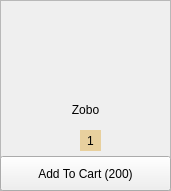
      <widget class="QFrame" name="frame_44">
       <property name="geometry">
        <rect>
         <x>130</x>
         <y>50</y>
         <width>171</width>
         <height>191</height>
        </rect>
       </property>
       <property name="frameShape">
        <enum>QFrame::StyledPanel</enum>
       </property>
       <property name="frameShadow">
        <enum>QFrame::Raised</enum>
       </property>
       <widget class="QLabel" name="label_83">
        <property name="geometry">
         <rect>
          <x>30</x>
          <y>10</y>
          <width>111</width>
          <height>91</height>
         </rect>
        </property>
        <property name="text">
         <string/>
        </property>
        <property name="pixmap">
         <pixmap resource="../icons/place.qrc">:/Assets/c4307a85-08dd-49d2-8221-2ded5b0b4697.png</pixmap>
        </property>
        <property name="scaledContents">
         <bool>true</bool>
        </property>
       </widget>
       <widget class="QLabel" name="label_84">
        <property name="geometry">
         <rect>
          <x>55</x>
          <y>100</y>
          <width>61</width>
          <height>20</height>
         </rect>
        </property>
        <property name="styleSheet">
         <string notr="true">background-color: transparent;
padding-bottom: -3;
border: 0;
font: 11pt &quot;Agency FB&quot;;</string>
        </property>
        <property name="text">
         <string>Zobo</string>
        </property>
        <property name="alignment">
         <set>Qt::AlignCenter</set>
        </property>
        <property name="wordWrap">
         <bool>true</bool>
        </property>
       </widget>
       <widget class="QPushButton" name="zobominus">
        <property name="geometry">
         <rect>
          <x>60</x>
          <y>130</y>
          <width>21</width>
          <height>23</height>
         </rect>
        </property>
        <property name="styleSheet">
         <string notr="true">QPushButton{
border: 0;}
QPushButton:hover{
padding-left: -2px;
}
QPushButton:pressed{
padding-left: -5px;
}</string>
        </property>
        <property name="text">
         <string/>
        </property>
        <property name="icon">
         <iconset resource="../icons/place.qrc">
          <normaloff>:/Assets/minus-hexagon.png</normaloff>:/Assets/minus-hexagon.png</iconset>
        </property>
        <property name="iconSize">
         <size>
          <width>20</width>
          <height>20</height>
         </size>
        </property>
       </widget>
       <widget class="QPushButton" name="zoboplus">
        <property name="geometry">
         <rect>
          <x>100</x>
          <y>130</y>
          <width>21</width>
          <height>23</height>
         </rect>
        </property>
        <property name="styleSheet">
         <string notr="true">QPushButton{
border: 0;}
QPushButton:hover{
padding-left: 2px;
}
QPushButton:pressed{
padding-left: 5px;
}</string>
        </property>
        <property name="text">
         <string/>
        </property>
        <property name="icon">
         <iconset resource="../icons/place.qrc">
          <normaloff>:/Assets/plus-hexagon.png</normaloff>:/Assets/plus-hexagon.png</iconset>
        </property>
        <property name="iconSize">
         <size>
          <width>20</width>
          <height>20</height>
         </size>
        </property>
       </widget>
       <widget class="QLabel" name="zobo_label">
        <property name="geometry">
         <rect>
          <x>80</x>
          <y>130</y>
          <width>21</width>
          <height>21</height>
         </rect>
        </property>
        <property name="styleSheet">
         <string notr="true">border: 0;
background-color: rgb(232, 208, 158)</string>
        </property>
        <property name="text">
         <string>1</string>
        </property>
        <property name="alignment">
         <set>Qt::AlignCenter</set>
        </property>
       </widget>
       <widget class="QPushButton" name="zobocart">
        <property name="geometry">
         <rect>
          <x>0</x>
          <y>156</y>
          <width>171</width>
          <height>35</height>
         </rect>
        </property>
        <property name="styleSheet">
         <string notr="true">QPushButton{
font: 11pt &quot;Agency FB&quot;;}
QPushButton:hover{
background-color: rgb(0, 0, 0);
color: rgb(255, 255, 255)
}</string>
        </property>
        <property name="text">
         <string>Add To Cart (200)</string>
        </property>
       </widget>
      </widget>
